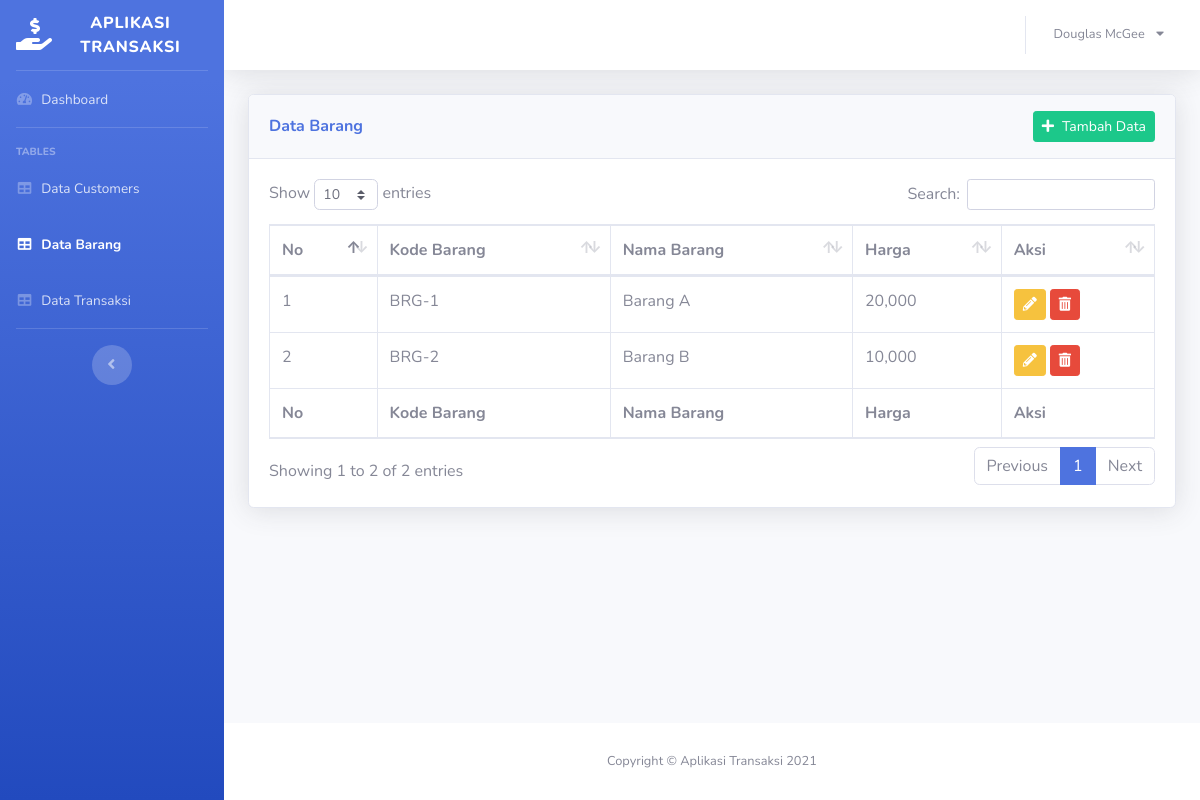
Screenshot of /index.php?page=table-barang with the database file from the repository.
### tables this page shows
CREATE TABLE `m_barang` (
  `id_barang` int(11) NOT NULL,
  `kode_barang` varchar(10) NOT NULL,
  `nama_barang` varchar(100) NOT NULL,
  `harga_barang` decimal(10,0) NOT NULL
);

### pages/page-barang/table-barang.php (the view, shortened to what this page needs)
<?php
$sql = "SELECT * FROM m_barang ORDER BY nama_barang ASC";
$result = $conn->query($sql);
?>
<div class="card shadow mb-4">
    <div class="card-header py-3">
        <div class="d-flex justify-content-between align-items-center">
            <h6 class="m-0 font-weight-bold text-primary">Data Barang</h6>
            <a href="index.php?page=table-barang-tambah" class="btn btn-sm btn-success"><span class="fa fa-plus mr-2"></span>Tambah Data</a>
        </div>
    </div>
    <div class="card-body">
        <div class="table-responsive">
            <table class="table table-bordered" id="dataTable" width="100%" cellspacing="0">
                <thead>
                    <tr>
                        <th>No</th>
                        <th>Kode Barang</th>
                        <th>Nama Barang</th>
                        <th>Harga</th>
                        <th>Aksi</th>
                    </tr>
                </thead>
                <tfoot>
                    <tr>
                        <th>No</th>
                        <th>Kode Barang</th>
                        <th>Nama Barang</th>
                        <th>Harga</th>
                        <th>Aksi</th>
                    </tr>
                </tfoot>
                <tbody>
                    <?php if ($result->num_rows > 0) { ?>
                        <?php $no = 1; ?>
                        <?php while ($row = $result->fetch_assoc()) { ?>
                            <tr>
                                <td><?= $no++ ?></td>
                                <td><?= $row['kode_barang'] ?></td>
                                <td><?= $row['nama_barang'] ?></td>
                                <td><?= number_format($row['harga_barang']) ?></td>
                                <td>
                                    <a href="index.php?page=table-barang-edit&id_barang=<?= $row['id_barang'] ?>" class="btn btn-sm btn-warning"><span class="fas fa-pencil-alt"></span></a>
                                    <a href="index.php?page=table-barang-hapus&id_barang=<?= $row['id_barang'] ?>" class="btn btn-sm btn-danger" onclick="return confirm('Jika Anda menghapus data barang ini maka data transaksi yang menggunakan data barang ini otomatis terhapus, Apakah anda yakin?')"><span class="fas fa-trash-alt"></span></a>
                                </td>
                            </tr>
                        <?php } ?>
                    <?php } ?>
                </tbody>
            </table>
        </div>
    </div>
</div>

### rows the page displays
m_barang: kode_barang "BRG-1", nama_barang "Barang A", harga_barang "20,000"
m_barang: kode_barang "BRG-2", nama_barang "Barang B", harga_barang "10,000"
